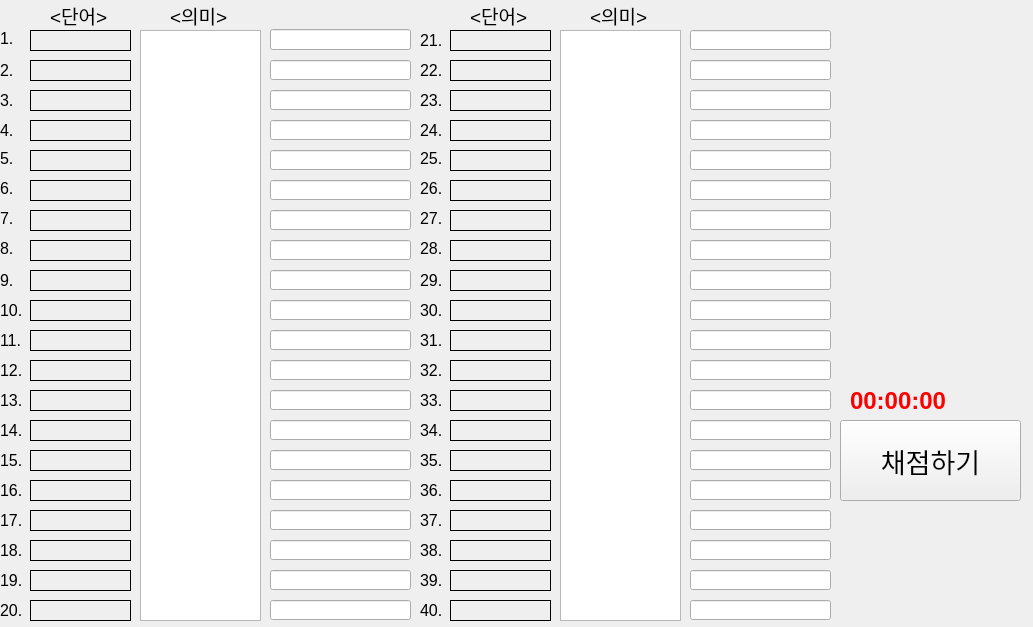
<?xml version="1.0" encoding="UTF-8"?>
<ui version="4.0">
 <class>Form</class>
 <widget class="QWidget" name="Form">
  <property name="geometry">
   <rect>
    <x>0</x>
    <y>0</y>
    <width>1033</width>
    <height>627</height>
   </rect>
  </property>
  <property name="windowTitle">
   <string>Form</string>
  </property>
  <widget class="QListWidget" name="meaning_ilst_1">
   <property name="geometry">
    <rect>
     <x>140</x>
     <y>30</y>
     <width>121</width>
     <height>591</height>
    </rect>
   </property>
   <property name="font">
    <font>
     <pointsize>10</pointsize>
    </font>
   </property>
  </widget>
  <widget class="QListWidget" name="meaning_ilst_2">
   <property name="geometry">
    <rect>
     <x>560</x>
     <y>30</y>
     <width>121</width>
     <height>591</height>
    </rect>
   </property>
  </widget>
  <widget class="QPushButton" name="pushButton">
   <property name="geometry">
    <rect>
     <x>840</x>
     <y>420</y>
     <width>181</width>
     <height>81</height>
    </rect>
   </property>
   <property name="font">
    <font>
     <pointsize>20</pointsize>
    </font>
   </property>
   <property name="text">
    <string>채점하기</string>
   </property>
  </widget>
  <widget class="QLabel" name="Time_limit">
   <property name="geometry">
    <rect>
     <x>850</x>
     <y>380</y>
     <width>181</width>
     <height>41</height>
    </rect>
   </property>
   <property name="font">
    <font>
     <pointsize>18</pointsize>
     <bold>true</bold>
    </font>
   </property>
   <property name="styleSheet">
    <string notr="true">color: rgb(255, 0, 0);</string>
   </property>
   <property name="text">
    <string>00:00:00</string>
   </property>
  </widget>
  <widget class="QLineEdit" name="kr_answer_1">
   <property name="geometry">
    <rect>
     <x>270</x>
     <y>29</y>
     <width>141</width>
     <height>21</height>
    </rect>
   </property>
  </widget>
  <widget class="QLineEdit" name="kr_answer_2">
   <property name="geometry">
    <rect>
     <x>270</x>
     <y>60</y>
     <width>141</width>
     <height>20</height>
    </rect>
   </property>
  </widget>
  <widget class="QLineEdit" name="kr_answer_3">
   <property name="geometry">
    <rect>
     <x>270</x>
     <y>90</y>
     <width>141</width>
     <height>20</height>
    </rect>
   </property>
  </widget>
  <widget class="QLineEdit" name="kr_answer_4">
   <property name="geometry">
    <rect>
     <x>270</x>
     <y>120</y>
     <width>141</width>
     <height>20</height>
    </rect>
   </property>
  </widget>
  <widget class="QLineEdit" name="kr_answer_5">
   <property name="geometry">
    <rect>
     <x>270</x>
     <y>150</y>
     <width>141</width>
     <height>20</height>
    </rect>
   </property>
  </widget>
  <widget class="QLineEdit" name="kr_answer_6">
   <property name="geometry">
    <rect>
     <x>270</x>
     <y>180</y>
     <width>141</width>
     <height>20</height>
    </rect>
   </property>
  </widget>
  <widget class="QLineEdit" name="kr_answer_7">
   <property name="geometry">
    <rect>
     <x>270</x>
     <y>210</y>
     <width>141</width>
     <height>20</height>
    </rect>
   </property>
  </widget>
  <widget class="QLineEdit" name="kr_answer_8">
   <property name="geometry">
    <rect>
     <x>270</x>
     <y>240</y>
     <width>141</width>
     <height>20</height>
    </rect>
   </property>
  </widget>
  <widget class="QLineEdit" name="kr_answer_9">
   <property name="geometry">
    <rect>
     <x>270</x>
     <y>270</y>
     <width>141</width>
     <height>20</height>
    </rect>
   </property>
  </widget>
  <widget class="QLineEdit" name="kr_answer_10">
   <property name="geometry">
    <rect>
     <x>270</x>
     <y>300</y>
     <width>141</width>
     <height>20</height>
    </rect>
   </property>
  </widget>
  <widget class="QLineEdit" name="kr_answer_11">
   <property name="geometry">
    <rect>
     <x>270</x>
     <y>330</y>
     <width>141</width>
     <height>20</height>
    </rect>
   </property>
  </widget>
  <widget class="QLineEdit" name="kr_answer_12">
   <property name="geometry">
    <rect>
     <x>270</x>
     <y>360</y>
     <width>141</width>
     <height>20</height>
    </rect>
   </property>
  </widget>
  <widget class="QLineEdit" name="kr_answer_13">
   <property name="geometry">
    <rect>
     <x>270</x>
     <y>390</y>
     <width>141</width>
     <height>20</height>
    </rect>
   </property>
  </widget>
  <widget class="QLineEdit" name="kr_answer_14">
   <property name="geometry">
    <rect>
     <x>270</x>
     <y>420</y>
     <width>141</width>
     <height>20</height>
    </rect>
   </property>
  </widget>
  <widget class="QLineEdit" name="kr_answer_15">
   <property name="geometry">
    <rect>
     <x>270</x>
     <y>450</y>
     <width>141</width>
     <height>20</height>
    </rect>
   </property>
  </widget>
  <widget class="QLineEdit" name="kr_answer_16">
   <property name="geometry">
    <rect>
     <x>270</x>
     <y>480</y>
     <width>141</width>
     <height>20</height>
    </rect>
   </property>
  </widget>
  <widget class="QLineEdit" name="kr_answer_17">
   <property name="geometry">
    <rect>
     <x>270</x>
     <y>510</y>
     <width>141</width>
     <height>20</height>
    </rect>
   </property>
  </widget>
  <widget class="QLineEdit" name="kr_answer_18">
   <property name="geometry">
    <rect>
     <x>270</x>
     <y>540</y>
     <width>141</width>
     <height>20</height>
    </rect>
   </property>
  </widget>
  <widget class="QLineEdit" name="kr_answer_19">
   <property name="geometry">
    <rect>
     <x>270</x>
     <y>570</y>
     <width>141</width>
     <height>20</height>
    </rect>
   </property>
  </widget>
  <widget class="QLineEdit" name="kr_answer_20">
   <property name="geometry">
    <rect>
     <x>270</x>
     <y>600</y>
     <width>141</width>
     <height>20</height>
    </rect>
   </property>
  </widget>
  <widget class="QLineEdit" name="kr_answer_21">
   <property name="geometry">
    <rect>
     <x>690</x>
     <y>30</y>
     <width>141</width>
     <height>20</height>
    </rect>
   </property>
  </widget>
  <widget class="QLineEdit" name="kr_answer_22">
   <property name="geometry">
    <rect>
     <x>690</x>
     <y>60</y>
     <width>141</width>
     <height>20</height>
    </rect>
   </property>
  </widget>
  <widget class="QLineEdit" name="kr_answer_23">
   <property name="geometry">
    <rect>
     <x>690</x>
     <y>90</y>
     <width>141</width>
     <height>20</height>
    </rect>
   </property>
  </widget>
  <widget class="QLineEdit" name="kr_answer_24">
   <property name="geometry">
    <rect>
     <x>690</x>
     <y>120</y>
     <width>141</width>
     <height>20</height>
    </rect>
   </property>
  </widget>
  <widget class="QLineEdit" name="kr_answer_25">
   <property name="geometry">
    <rect>
     <x>690</x>
     <y>150</y>
     <width>141</width>
     <height>20</height>
    </rect>
   </property>
  </widget>
  <widget class="QLineEdit" name="kr_answer_26">
   <property name="geometry">
    <rect>
     <x>690</x>
     <y>180</y>
     <width>141</width>
     <height>20</height>
    </rect>
   </property>
  </widget>
  <widget class="QLineEdit" name="kr_answer_27">
   <property name="geometry">
    <rect>
     <x>690</x>
     <y>210</y>
     <width>141</width>
     <height>20</height>
    </rect>
   </property>
  </widget>
  <widget class="QLineEdit" name="kr_answer_28">
   <property name="geometry">
    <rect>
     <x>690</x>
     <y>240</y>
     <width>141</width>
     <height>20</height>
    </rect>
   </property>
  </widget>
  <widget class="QLineEdit" name="kr_answer_29">
   <property name="geometry">
    <rect>
     <x>690</x>
     <y>270</y>
     <width>141</width>
     <height>20</height>
    </rect>
   </property>
  </widget>
  <widget class="QLineEdit" name="kr_answer_30">
   <property name="geometry">
    <rect>
     <x>690</x>
     <y>300</y>
     <width>141</width>
     <height>20</height>
    </rect>
   </property>
  </widget>
  <widget class="QLineEdit" name="kr_answer_31">
   <property name="geometry">
    <rect>
     <x>690</x>
     <y>330</y>
     <width>141</width>
     <height>20</height>
    </rect>
   </property>
  </widget>
  <widget class="QLineEdit" name="kr_answer_32">
   <property name="geometry">
    <rect>
     <x>690</x>
     <y>360</y>
     <width>141</width>
     <height>20</height>
    </rect>
   </property>
  </widget>
  <widget class="QLineEdit" name="kr_answer_33">
   <property name="geometry">
    <rect>
     <x>690</x>
     <y>390</y>
     <width>141</width>
     <height>20</height>
    </rect>
   </property>
  </widget>
  <widget class="QLineEdit" name="kr_answer_34">
   <property name="geometry">
    <rect>
     <x>690</x>
     <y>420</y>
     <width>141</width>
     <height>20</height>
    </rect>
   </property>
  </widget>
  <widget class="QLineEdit" name="kr_answer_35">
   <property name="geometry">
    <rect>
     <x>690</x>
     <y>450</y>
     <width>141</width>
     <height>20</height>
    </rect>
   </property>
  </widget>
  <widget class="QLineEdit" name="kr_answer_36">
   <property name="geometry">
    <rect>
     <x>690</x>
     <y>480</y>
     <width>141</width>
     <height>20</height>
    </rect>
   </property>
  </widget>
  <widget class="QLineEdit" name="kr_answer_37">
   <property name="geometry">
    <rect>
     <x>690</x>
     <y>510</y>
     <width>141</width>
     <height>20</height>
    </rect>
   </property>
  </widget>
  <widget class="QLineEdit" name="kr_answer_38">
   <property name="geometry">
    <rect>
     <x>690</x>
     <y>540</y>
     <width>141</width>
     <height>20</height>
    </rect>
   </property>
  </widget>
  <widget class="QLineEdit" name="kr_answer_39">
   <property name="geometry">
    <rect>
     <x>690</x>
     <y>570</y>
     <width>141</width>
     <height>20</height>
    </rect>
   </property>
  </widget>
  <widget class="QLineEdit" name="kr_answer_40">
   <property name="geometry">
    <rect>
     <x>690</x>
     <y>600</y>
     <width>141</width>
     <height>20</height>
    </rect>
   </property>
  </widget>
  <widget class="QLabel" name="label">
   <property name="geometry">
    <rect>
     <x>50</x>
     <y>0</y>
     <width>61</width>
     <height>31</height>
    </rect>
   </property>
   <property name="font">
    <font>
     <pointsize>14</pointsize>
    </font>
   </property>
   <property name="text">
    <string>&lt;단어&gt;</string>
   </property>
  </widget>
  <widget class="QLabel" name="label_2">
   <property name="geometry">
    <rect>
     <x>170</x>
     <y>0</y>
     <width>61</width>
     <height>31</height>
    </rect>
   </property>
   <property name="font">
    <font>
     <pointsize>14</pointsize>
    </font>
   </property>
   <property name="text">
    <string>&lt;의미&gt;</string>
   </property>
  </widget>
  <widget class="QLabel" name="label_3">
   <property name="geometry">
    <rect>
     <x>590</x>
     <y>0</y>
     <width>61</width>
     <height>31</height>
    </rect>
   </property>
   <property name="font">
    <font>
     <pointsize>14</pointsize>
    </font>
   </property>
   <property name="text">
    <string>&lt;의미&gt;</string>
   </property>
  </widget>
  <widget class="QLabel" name="label_4">
   <property name="geometry">
    <rect>
     <x>470</x>
     <y>0</y>
     <width>61</width>
     <height>31</height>
    </rect>
   </property>
   <property name="font">
    <font>
     <pointsize>14</pointsize>
    </font>
   </property>
   <property name="text">
    <string>&lt;단어&gt;</string>
   </property>
  </widget>
  <widget class="QLabel" name="Word_11">
   <property name="geometry">
    <rect>
     <x>30</x>
     <y>330</y>
     <width>101</width>
     <height>21</height>
    </rect>
   </property>
   <property name="font">
    <font>
     <pointsize>12</pointsize>
    </font>
   </property>
   <property name="styleSheet">
    <string notr="true">QLabel {
    border: 1px solid black;
}
</string>
   </property>
   <property name="text">
    <string/>
   </property>
  </widget>
  <widget class="QLabel" name="Word_14">
   <property name="geometry">
    <rect>
     <x>30</x>
     <y>420</y>
     <width>101</width>
     <height>21</height>
    </rect>
   </property>
   <property name="font">
    <font>
     <pointsize>12</pointsize>
    </font>
   </property>
   <property name="styleSheet">
    <string notr="true">QLabel {
    border: 1px solid black;
}
</string>
   </property>
   <property name="text">
    <string/>
   </property>
  </widget>
  <widget class="QLabel" name="Word_18">
   <property name="geometry">
    <rect>
     <x>30</x>
     <y>540</y>
     <width>101</width>
     <height>21</height>
    </rect>
   </property>
   <property name="font">
    <font>
     <pointsize>12</pointsize>
    </font>
   </property>
   <property name="styleSheet">
    <string notr="true">QLabel {
    border: 1px solid black;
}
</string>
   </property>
   <property name="text">
    <string/>
   </property>
  </widget>
  <widget class="QLabel" name="Word_3">
   <property name="geometry">
    <rect>
     <x>30</x>
     <y>90</y>
     <width>101</width>
     <height>21</height>
    </rect>
   </property>
   <property name="font">
    <font>
     <pointsize>12</pointsize>
    </font>
   </property>
   <property name="styleSheet">
    <string notr="true">QLabel {
    border: 1px solid black;
}
</string>
   </property>
   <property name="text">
    <string/>
   </property>
  </widget>
  <widget class="QLabel" name="Word_5">
   <property name="geometry">
    <rect>
     <x>30</x>
     <y>150</y>
     <width>101</width>
     <height>21</height>
    </rect>
   </property>
   <property name="font">
    <font>
     <pointsize>12</pointsize>
    </font>
   </property>
   <property name="styleSheet">
    <string notr="true">QLabel {
    border: 1px solid black;
}
</string>
   </property>
   <property name="text">
    <string/>
   </property>
  </widget>
  <widget class="QLabel" name="Word_20">
   <property name="geometry">
    <rect>
     <x>30</x>
     <y>600</y>
     <width>101</width>
     <height>21</height>
    </rect>
   </property>
   <property name="font">
    <font>
     <pointsize>12</pointsize>
    </font>
   </property>
   <property name="styleSheet">
    <string notr="true">QLabel {
    border: 1px solid black;
}
</string>
   </property>
   <property name="text">
    <string/>
   </property>
  </widget>
  <widget class="QLabel" name="Word_2">
   <property name="geometry">
    <rect>
     <x>30</x>
     <y>60</y>
     <width>101</width>
     <height>21</height>
    </rect>
   </property>
   <property name="font">
    <font>
     <pointsize>12</pointsize>
    </font>
   </property>
   <property name="styleSheet">
    <string notr="true">QLabel {
    border: 1px solid black;
}
</string>
   </property>
   <property name="text">
    <string/>
   </property>
  </widget>
  <widget class="QLabel" name="Word_16">
   <property name="geometry">
    <rect>
     <x>30</x>
     <y>480</y>
     <width>101</width>
     <height>21</height>
    </rect>
   </property>
   <property name="font">
    <font>
     <pointsize>12</pointsize>
    </font>
   </property>
   <property name="styleSheet">
    <string notr="true">QLabel {
    border: 1px solid black;
}
</string>
   </property>
   <property name="text">
    <string/>
   </property>
  </widget>
  <widget class="QLabel" name="Word_17">
   <property name="geometry">
    <rect>
     <x>30</x>
     <y>510</y>
     <width>101</width>
     <height>21</height>
    </rect>
   </property>
   <property name="font">
    <font>
     <pointsize>12</pointsize>
    </font>
   </property>
   <property name="styleSheet">
    <string notr="true">QLabel {
    border: 1px solid black;
}
</string>
   </property>
   <property name="text">
    <string/>
   </property>
  </widget>
  <widget class="QLabel" name="Word_12">
   <property name="geometry">
    <rect>
     <x>30</x>
     <y>360</y>
     <width>101</width>
     <height>21</height>
    </rect>
   </property>
   <property name="font">
    <font>
     <pointsize>12</pointsize>
    </font>
   </property>
   <property name="styleSheet">
    <string notr="true">QLabel {
    border: 1px solid black;
}
</string>
   </property>
   <property name="text">
    <string/>
   </property>
  </widget>
  <widget class="QLabel" name="Word_4">
   <property name="geometry">
    <rect>
     <x>30</x>
     <y>120</y>
     <width>101</width>
     <height>21</height>
    </rect>
   </property>
   <property name="font">
    <font>
     <pointsize>12</pointsize>
    </font>
   </property>
   <property name="styleSheet">
    <string notr="true">QLabel {
    border: 1px solid black;
}
</string>
   </property>
   <property name="text">
    <string/>
   </property>
  </widget>
  <widget class="QLabel" name="Word_9">
   <property name="geometry">
    <rect>
     <x>30</x>
     <y>270</y>
     <width>101</width>
     <height>21</height>
    </rect>
   </property>
   <property name="font">
    <font>
     <pointsize>12</pointsize>
    </font>
   </property>
   <property name="styleSheet">
    <string notr="true">QLabel {
    border: 1px solid black;
}
</string>
   </property>
   <property name="text">
    <string/>
   </property>
  </widget>
  <widget class="QLabel" name="Word_1">
   <property name="geometry">
    <rect>
     <x>30</x>
     <y>30</y>
     <width>101</width>
     <height>21</height>
    </rect>
   </property>
   <property name="font">
    <font>
     <pointsize>12</pointsize>
    </font>
   </property>
   <property name="styleSheet">
    <string notr="true">QLabel {
    border: 1px solid black;
}
</string>
   </property>
   <property name="text">
    <string/>
   </property>
  </widget>
  <widget class="QLabel" name="Word_13">
   <property name="geometry">
    <rect>
     <x>30</x>
     <y>390</y>
     <width>101</width>
     <height>21</height>
    </rect>
   </property>
   <property name="font">
    <font>
     <pointsize>12</pointsize>
    </font>
   </property>
   <property name="styleSheet">
    <string notr="true">QLabel {
    border: 1px solid black;
}
</string>
   </property>
   <property name="text">
    <string/>
   </property>
  </widget>
  <widget class="QLabel" name="Word_8">
   <property name="geometry">
    <rect>
     <x>30</x>
     <y>240</y>
     <width>101</width>
     <height>21</height>
    </rect>
   </property>
   <property name="font">
    <font>
     <pointsize>12</pointsize>
    </font>
   </property>
   <property name="styleSheet">
    <string notr="true">QLabel {
    border: 1px solid black;
}
</string>
   </property>
   <property name="text">
    <string/>
   </property>
  </widget>
  <widget class="QLabel" name="Word_15">
   <property name="geometry">
    <rect>
     <x>30</x>
     <y>450</y>
     <width>101</width>
     <height>21</height>
    </rect>
   </property>
   <property name="font">
    <font>
     <pointsize>12</pointsize>
    </font>
   </property>
   <property name="styleSheet">
    <string notr="true">QLabel {
    border: 1px solid black;
}
</string>
   </property>
   <property name="text">
    <string/>
   </property>
  </widget>
  <widget class="QLabel" name="Word_7">
   <property name="geometry">
    <rect>
     <x>30</x>
     <y>210</y>
     <width>101</width>
     <height>21</height>
    </rect>
   </property>
   <property name="font">
    <font>
     <pointsize>12</pointsize>
    </font>
   </property>
   <property name="styleSheet">
    <string notr="true">QLabel {
    border: 1px solid black;
}
</string>
   </property>
   <property name="text">
    <string/>
   </property>
  </widget>
  <widget class="QLabel" name="Word_19">
   <property name="geometry">
    <rect>
     <x>30</x>
     <y>570</y>
     <width>101</width>
     <height>21</height>
    </rect>
   </property>
   <property name="font">
    <font>
     <pointsize>12</pointsize>
    </font>
   </property>
   <property name="styleSheet">
    <string notr="true">QLabel {
    border: 1px solid black;
}
</string>
   </property>
   <property name="text">
    <string/>
   </property>
  </widget>
  <widget class="QLabel" name="Word_6">
   <property name="geometry">
    <rect>
     <x>30</x>
     <y>180</y>
     <width>101</width>
     <height>21</height>
    </rect>
   </property>
   <property name="font">
    <font>
     <pointsize>12</pointsize>
    </font>
   </property>
   <property name="styleSheet">
    <string notr="true">QLabel {
    border: 1px solid black;
}
</string>
   </property>
   <property name="text">
    <string/>
   </property>
  </widget>
  <widget class="QLabel" name="Word_10">
   <property name="geometry">
    <rect>
     <x>30</x>
     <y>300</y>
     <width>101</width>
     <height>21</height>
    </rect>
   </property>
   <property name="font">
    <font>
     <pointsize>12</pointsize>
    </font>
   </property>
   <property name="styleSheet">
    <string notr="true">QLabel {
    border: 1px solid black;
}
</string>
   </property>
   <property name="text">
    <string/>
   </property>
  </widget>
  <widget class="QLabel" name="Word_28">
   <property name="geometry">
    <rect>
     <x>450</x>
     <y>240</y>
     <width>101</width>
     <height>21</height>
    </rect>
   </property>
   <property name="font">
    <font>
     <pointsize>12</pointsize>
    </font>
   </property>
   <property name="styleSheet">
    <string notr="true">QLabel {
    border: 1px solid black;
}
</string>
   </property>
   <property name="text">
    <string/>
   </property>
  </widget>
  <widget class="QLabel" name="Word_22">
   <property name="geometry">
    <rect>
     <x>450</x>
     <y>60</y>
     <width>101</width>
     <height>21</height>
    </rect>
   </property>
   <property name="font">
    <font>
     <pointsize>12</pointsize>
    </font>
   </property>
   <property name="styleSheet">
    <string notr="true">QLabel {
    border: 1px solid black;
}
</string>
   </property>
   <property name="text">
    <string/>
   </property>
  </widget>
  <widget class="QLabel" name="Word_40">
   <property name="geometry">
    <rect>
     <x>450</x>
     <y>600</y>
     <width>101</width>
     <height>21</height>
    </rect>
   </property>
   <property name="font">
    <font>
     <pointsize>12</pointsize>
    </font>
   </property>
   <property name="styleSheet">
    <string notr="true">QLabel {
    border: 1px solid black;
}
</string>
   </property>
   <property name="text">
    <string/>
   </property>
  </widget>
  <widget class="QLabel" name="Word_23">
   <property name="geometry">
    <rect>
     <x>450</x>
     <y>90</y>
     <width>101</width>
     <height>21</height>
    </rect>
   </property>
   <property name="font">
    <font>
     <pointsize>12</pointsize>
    </font>
   </property>
   <property name="styleSheet">
    <string notr="true">QLabel {
    border: 1px solid black;
}
</string>
   </property>
   <property name="text">
    <string/>
   </property>
  </widget>
  <widget class="QLabel" name="Word_36">
   <property name="geometry">
    <rect>
     <x>450</x>
     <y>480</y>
     <width>101</width>
     <height>21</height>
    </rect>
   </property>
   <property name="font">
    <font>
     <pointsize>12</pointsize>
    </font>
   </property>
   <property name="styleSheet">
    <string notr="true">QLabel {
    border: 1px solid black;
}
</string>
   </property>
   <property name="text">
    <string/>
   </property>
  </widget>
  <widget class="QLabel" name="Word_26">
   <property name="geometry">
    <rect>
     <x>450</x>
     <y>180</y>
     <width>101</width>
     <height>21</height>
    </rect>
   </property>
   <property name="font">
    <font>
     <pointsize>12</pointsize>
    </font>
   </property>
   <property name="styleSheet">
    <string notr="true">QLabel {
    border: 1px solid black;
}
</string>
   </property>
   <property name="text">
    <string/>
   </property>
  </widget>
  <widget class="QLabel" name="Word_34">
   <property name="geometry">
    <rect>
     <x>450</x>
     <y>420</y>
     <width>101</width>
     <height>21</height>
    </rect>
   </property>
   <property name="font">
    <font>
     <pointsize>12</pointsize>
    </font>
   </property>
   <property name="styleSheet">
    <string notr="true">QLabel {
    border: 1px solid black;
}
</string>
   </property>
   <property name="text">
    <string/>
   </property>
  </widget>
  <widget class="QLabel" name="Word_31">
   <property name="geometry">
    <rect>
     <x>450</x>
     <y>330</y>
     <width>101</width>
     <height>21</height>
    </rect>
   </property>
   <property name="font">
    <font>
     <pointsize>12</pointsize>
    </font>
   </property>
   <property name="styleSheet">
    <string notr="true">QLabel {
    border: 1px solid black;
}
</string>
   </property>
   <property name="text">
    <string/>
   </property>
  </widget>
  <widget class="QLabel" name="Word_27">
   <property name="geometry">
    <rect>
     <x>450</x>
     <y>210</y>
     <width>101</width>
     <height>21</height>
    </rect>
   </property>
   <property name="font">
    <font>
     <pointsize>12</pointsize>
    </font>
   </property>
   <property name="styleSheet">
    <string notr="true">QLabel {
    border: 1px solid black;
}
</string>
   </property>
   <property name="text">
    <string/>
   </property>
  </widget>
  <widget class="QLabel" name="Word_39">
   <property name="geometry">
    <rect>
     <x>450</x>
     <y>570</y>
     <width>101</width>
     <height>21</height>
    </rect>
   </property>
   <property name="font">
    <font>
     <pointsize>12</pointsize>
    </font>
   </property>
   <property name="styleSheet">
    <string notr="true">QLabel {
    border: 1px solid black;
}
</string>
   </property>
   <property name="text">
    <string/>
   </property>
  </widget>
  <widget class="QLabel" name="Word_24">
   <property name="geometry">
    <rect>
     <x>450</x>
     <y>120</y>
     <width>101</width>
     <height>21</height>
    </rect>
   </property>
   <property name="font">
    <font>
     <pointsize>12</pointsize>
    </font>
   </property>
   <property name="styleSheet">
    <string notr="true">QLabel {
    border: 1px solid black;
}
</string>
   </property>
   <property name="text">
    <string/>
   </property>
  </widget>
  <widget class="QLabel" name="Word_29">
   <property name="geometry">
    <rect>
     <x>450</x>
     <y>270</y>
     <width>101</width>
     <height>21</height>
    </rect>
   </property>
   <property name="font">
    <font>
     <pointsize>12</pointsize>
    </font>
   </property>
   <property name="styleSheet">
    <string notr="true">QLabel {
    border: 1px solid black;
}
</string>
   </property>
   <property name="text">
    <string/>
   </property>
  </widget>
  <widget class="QLabel" name="Word_38">
   <property name="geometry">
    <rect>
     <x>450</x>
     <y>540</y>
     <width>101</width>
     <height>21</height>
    </rect>
   </property>
   <property name="font">
    <font>
     <pointsize>12</pointsize>
    </font>
   </property>
   <property name="styleSheet">
    <string notr="true">QLabel {
    border: 1px solid black;
}
</string>
   </property>
   <property name="text">
    <string/>
   </property>
  </widget>
  <widget class="QLabel" name="Word_32">
   <property name="geometry">
    <rect>
     <x>450</x>
     <y>360</y>
     <width>101</width>
     <height>21</height>
    </rect>
   </property>
   <property name="font">
    <font>
     <pointsize>12</pointsize>
    </font>
   </property>
   <property name="styleSheet">
    <string notr="true">QLabel {
    border: 1px solid black;
}
</string>
   </property>
   <property name="text">
    <string/>
   </property>
  </widget>
  <widget class="QLabel" name="Word_30">
   <property name="geometry">
    <rect>
     <x>450</x>
     <y>300</y>
     <width>101</width>
     <height>21</height>
    </rect>
   </property>
   <property name="font">
    <font>
     <pointsize>12</pointsize>
    </font>
   </property>
   <property name="styleSheet">
    <string notr="true">QLabel {
    border: 1px solid black;
}
</string>
   </property>
   <property name="text">
    <string/>
   </property>
  </widget>
  <widget class="QLabel" name="Word_37">
   <property name="geometry">
    <rect>
     <x>450</x>
     <y>510</y>
     <width>101</width>
     <height>21</height>
    </rect>
   </property>
   <property name="font">
    <font>
     <pointsize>12</pointsize>
    </font>
   </property>
   <property name="styleSheet">
    <string notr="true">QLabel {
    border: 1px solid black;
}
</string>
   </property>
   <property name="text">
    <string/>
   </property>
  </widget>
  <widget class="QLabel" name="Word_35">
   <property name="geometry">
    <rect>
     <x>450</x>
     <y>450</y>
     <width>101</width>
     <height>21</height>
    </rect>
   </property>
   <property name="font">
    <font>
     <pointsize>12</pointsize>
    </font>
   </property>
   <property name="styleSheet">
    <string notr="true">QLabel {
    border: 1px solid black;
}
</string>
   </property>
   <property name="text">
    <string/>
   </property>
  </widget>
  <widget class="QLabel" name="Word_21">
   <property name="geometry">
    <rect>
     <x>450</x>
     <y>30</y>
     <width>101</width>
     <height>21</height>
    </rect>
   </property>
   <property name="font">
    <font>
     <pointsize>12</pointsize>
    </font>
   </property>
   <property name="styleSheet">
    <string notr="true">QLabel {
    border: 1px solid black;
}
</string>
   </property>
   <property name="text">
    <string/>
   </property>
  </widget>
  <widget class="QLabel" name="Word_25">
   <property name="geometry">
    <rect>
     <x>450</x>
     <y>150</y>
     <width>101</width>
     <height>21</height>
    </rect>
   </property>
   <property name="font">
    <font>
     <pointsize>12</pointsize>
    </font>
   </property>
   <property name="styleSheet">
    <string notr="true">QLabel {
    border: 1px solid black;
}
</string>
   </property>
   <property name="text">
    <string/>
   </property>
  </widget>
  <widget class="QLabel" name="Word_33">
   <property name="geometry">
    <rect>
     <x>450</x>
     <y>390</y>
     <width>101</width>
     <height>21</height>
    </rect>
   </property>
   <property name="font">
    <font>
     <pointsize>12</pointsize>
    </font>
   </property>
   <property name="styleSheet">
    <string notr="true">QLabel {
    border: 1px solid black;
}
</string>
   </property>
   <property name="text">
    <string/>
   </property>
  </widget>
  <widget class="QLabel" name="label_16">
   <property name="geometry">
    <rect>
     <x>0</x>
     <y>450</y>
     <width>31</width>
     <height>21</height>
    </rect>
   </property>
   <property name="font">
    <font>
     <pointsize>12</pointsize>
    </font>
   </property>
   <property name="text">
    <string>15.</string>
   </property>
  </widget>
  <widget class="QLabel" name="label_6">
   <property name="geometry">
    <rect>
     <x>0</x>
     <y>180</y>
     <width>31</width>
     <height>16</height>
    </rect>
   </property>
   <property name="font">
    <font>
     <pointsize>12</pointsize>
    </font>
   </property>
   <property name="text">
    <string>6.</string>
   </property>
  </widget>
  <widget class="QLabel" name="label_5">
   <property name="geometry">
    <rect>
     <x>0</x>
     <y>120</y>
     <width>31</width>
     <height>21</height>
    </rect>
   </property>
   <property name="font">
    <font>
     <pointsize>12</pointsize>
    </font>
   </property>
   <property name="text">
    <string>4.</string>
   </property>
  </widget>
  <widget class="QLabel" name="label_15">
   <property name="geometry">
    <rect>
     <x>0</x>
     <y>480</y>
     <width>31</width>
     <height>21</height>
    </rect>
   </property>
   <property name="font">
    <font>
     <pointsize>12</pointsize>
    </font>
   </property>
   <property name="text">
    <string>16.</string>
   </property>
  </widget>
  <widget class="QLabel" name="label_18">
   <property name="geometry">
    <rect>
     <x>0</x>
     <y>540</y>
     <width>31</width>
     <height>21</height>
    </rect>
   </property>
   <property name="font">
    <font>
     <pointsize>12</pointsize>
    </font>
   </property>
   <property name="text">
    <string>18.</string>
   </property>
  </widget>
  <widget class="QLabel" name="label_13">
   <property name="geometry">
    <rect>
     <x>0</x>
     <y>390</y>
     <width>31</width>
     <height>21</height>
    </rect>
   </property>
   <property name="font">
    <font>
     <pointsize>12</pointsize>
    </font>
   </property>
   <property name="text">
    <string>13.</string>
   </property>
  </widget>
  <widget class="QLabel" name="label_7">
   <property name="geometry">
    <rect>
     <x>0</x>
     <y>30</y>
     <width>31</width>
     <height>16</height>
    </rect>
   </property>
   <property name="font">
    <font>
     <pointsize>12</pointsize>
    </font>
   </property>
   <property name="text">
    <string>1.</string>
   </property>
  </widget>
  <widget class="QLabel" name="label_20">
   <property name="geometry">
    <rect>
     <x>0</x>
     <y>600</y>
     <width>31</width>
     <height>21</height>
    </rect>
   </property>
   <property name="font">
    <font>
     <pointsize>12</pointsize>
    </font>
   </property>
   <property name="text">
    <string>20.</string>
   </property>
  </widget>
  <widget class="QLabel" name="label_8">
   <property name="geometry">
    <rect>
     <x>0</x>
     <y>150</y>
     <width>31</width>
     <height>16</height>
    </rect>
   </property>
   <property name="font">
    <font>
     <pointsize>12</pointsize>
    </font>
   </property>
   <property name="text">
    <string>5.</string>
   </property>
  </widget>
  <widget class="QLabel" name="label_9">
   <property name="geometry">
    <rect>
     <x>0</x>
     <y>90</y>
     <width>31</width>
     <height>21</height>
    </rect>
   </property>
   <property name="font">
    <font>
     <pointsize>12</pointsize>
    </font>
   </property>
   <property name="text">
    <string>3.</string>
   </property>
  </widget>
  <widget class="QLabel" name="label_10">
   <property name="geometry">
    <rect>
     <x>0</x>
     <y>210</y>
     <width>31</width>
     <height>16</height>
    </rect>
   </property>
   <property name="font">
    <font>
     <pointsize>12</pointsize>
    </font>
   </property>
   <property name="text">
    <string>7.</string>
   </property>
  </widget>
  <widget class="QLabel" name="label_11">
   <property name="geometry">
    <rect>
     <x>0</x>
     <y>60</y>
     <width>31</width>
     <height>21</height>
    </rect>
   </property>
   <property name="font">
    <font>
     <pointsize>12</pointsize>
    </font>
   </property>
   <property name="text">
    <string>2.</string>
   </property>
  </widget>
  <widget class="QLabel" name="label_19">
   <property name="geometry">
    <rect>
     <x>0</x>
     <y>570</y>
     <width>31</width>
     <height>21</height>
    </rect>
   </property>
   <property name="font">
    <font>
     <pointsize>12</pointsize>
    </font>
   </property>
   <property name="text">
    <string>19.</string>
   </property>
  </widget>
  <widget class="QLabel" name="label_12">
   <property name="geometry">
    <rect>
     <x>0</x>
     <y>270</y>
     <width>31</width>
     <height>21</height>
    </rect>
   </property>
   <property name="font">
    <font>
     <pointsize>12</pointsize>
    </font>
   </property>
   <property name="text">
    <string>9.</string>
   </property>
  </widget>
  <widget class="QLabel" name="label_14">
   <property name="geometry">
    <rect>
     <x>0</x>
     <y>330</y>
     <width>31</width>
     <height>21</height>
    </rect>
   </property>
   <property name="font">
    <font>
     <pointsize>12</pointsize>
    </font>
   </property>
   <property name="text">
    <string>11.</string>
   </property>
  </widget>
  <widget class="QLabel" name="label_17">
   <property name="geometry">
    <rect>
     <x>0</x>
     <y>360</y>
     <width>31</width>
     <height>21</height>
    </rect>
   </property>
   <property name="font">
    <font>
     <pointsize>12</pointsize>
    </font>
   </property>
   <property name="text">
    <string>12.</string>
   </property>
  </widget>
  <widget class="QLabel" name="label_21">
   <property name="geometry">
    <rect>
     <x>0</x>
     <y>300</y>
     <width>31</width>
     <height>21</height>
    </rect>
   </property>
   <property name="font">
    <font>
     <pointsize>12</pointsize>
    </font>
   </property>
   <property name="text">
    <string>10.</string>
   </property>
  </widget>
  <widget class="QLabel" name="label_22">
   <property name="geometry">
    <rect>
     <x>0</x>
     <y>510</y>
     <width>31</width>
     <height>21</height>
    </rect>
   </property>
   <property name="font">
    <font>
     <pointsize>12</pointsize>
    </font>
   </property>
   <property name="text">
    <string>17.</string>
   </property>
  </widget>
  <widget class="QLabel" name="label_23">
   <property name="geometry">
    <rect>
     <x>0</x>
     <y>420</y>
     <width>31</width>
     <height>21</height>
    </rect>
   </property>
   <property name="font">
    <font>
     <pointsize>12</pointsize>
    </font>
   </property>
   <property name="text">
    <string>14.</string>
   </property>
  </widget>
  <widget class="QLabel" name="label_24">
   <property name="geometry">
    <rect>
     <x>0</x>
     <y>240</y>
     <width>31</width>
     <height>16</height>
    </rect>
   </property>
   <property name="font">
    <font>
     <pointsize>12</pointsize>
    </font>
   </property>
   <property name="text">
    <string>8.</string>
   </property>
  </widget>
  <widget class="QLabel" name="label_28">
   <property name="geometry">
    <rect>
     <x>420</x>
     <y>90</y>
     <width>31</width>
     <height>21</height>
    </rect>
   </property>
   <property name="font">
    <font>
     <pointsize>12</pointsize>
    </font>
   </property>
   <property name="text">
    <string>23.</string>
   </property>
  </widget>
  <widget class="QLabel" name="label_31">
   <property name="geometry">
    <rect>
     <x>420</x>
     <y>120</y>
     <width>31</width>
     <height>21</height>
    </rect>
   </property>
   <property name="font">
    <font>
     <pointsize>12</pointsize>
    </font>
   </property>
   <property name="text">
    <string>24.</string>
   </property>
  </widget>
  <widget class="QLabel" name="label_36">
   <property name="geometry">
    <rect>
     <x>420</x>
     <y>390</y>
     <width>31</width>
     <height>21</height>
    </rect>
   </property>
   <property name="font">
    <font>
     <pointsize>12</pointsize>
    </font>
   </property>
   <property name="text">
    <string>33.</string>
   </property>
  </widget>
  <widget class="QLabel" name="label_25">
   <property name="geometry">
    <rect>
     <x>420</x>
     <y>480</y>
     <width>31</width>
     <height>21</height>
    </rect>
   </property>
   <property name="font">
    <font>
     <pointsize>12</pointsize>
    </font>
   </property>
   <property name="text">
    <string>36.</string>
   </property>
  </widget>
  <widget class="QLabel" name="label_30">
   <property name="geometry">
    <rect>
     <x>420</x>
     <y>150</y>
     <width>31</width>
     <height>16</height>
    </rect>
   </property>
   <property name="font">
    <font>
     <pointsize>12</pointsize>
    </font>
   </property>
   <property name="text">
    <string>25.</string>
   </property>
  </widget>
  <widget class="QLabel" name="label_33">
   <property name="geometry">
    <rect>
     <x>420</x>
     <y>30</y>
     <width>31</width>
     <height>21</height>
    </rect>
   </property>
   <property name="font">
    <font>
     <pointsize>12</pointsize>
    </font>
   </property>
   <property name="text">
    <string>21.</string>
   </property>
  </widget>
  <widget class="QLabel" name="label_34">
   <property name="geometry">
    <rect>
     <x>420</x>
     <y>360</y>
     <width>31</width>
     <height>21</height>
    </rect>
   </property>
   <property name="font">
    <font>
     <pointsize>12</pointsize>
    </font>
   </property>
   <property name="text">
    <string>32.</string>
   </property>
  </widget>
  <widget class="QLabel" name="label_27">
   <property name="geometry">
    <rect>
     <x>420</x>
     <y>180</y>
     <width>31</width>
     <height>16</height>
    </rect>
   </property>
   <property name="font">
    <font>
     <pointsize>12</pointsize>
    </font>
   </property>
   <property name="text">
    <string>26.</string>
   </property>
  </widget>
  <widget class="QLabel" name="label_26">
   <property name="geometry">
    <rect>
     <x>420</x>
     <y>450</y>
     <width>31</width>
     <height>21</height>
    </rect>
   </property>
   <property name="font">
    <font>
     <pointsize>12</pointsize>
    </font>
   </property>
   <property name="text">
    <string>35.</string>
   </property>
  </widget>
  <widget class="QLabel" name="label_35">
   <property name="geometry">
    <rect>
     <x>420</x>
     <y>240</y>
     <width>31</width>
     <height>16</height>
    </rect>
   </property>
   <property name="font">
    <font>
     <pointsize>12</pointsize>
    </font>
   </property>
   <property name="text">
    <string>28.</string>
   </property>
  </widget>
  <widget class="QLabel" name="label_29">
   <property name="geometry">
    <rect>
     <x>420</x>
     <y>300</y>
     <width>31</width>
     <height>21</height>
    </rect>
   </property>
   <property name="font">
    <font>
     <pointsize>12</pointsize>
    </font>
   </property>
   <property name="text">
    <string>30.</string>
   </property>
  </widget>
  <widget class="QLabel" name="label_32">
   <property name="geometry">
    <rect>
     <x>420</x>
     <y>510</y>
     <width>31</width>
     <height>21</height>
    </rect>
   </property>
   <property name="font">
    <font>
     <pointsize>12</pointsize>
    </font>
   </property>
   <property name="text">
    <string>37.</string>
   </property>
  </widget>
  <widget class="QLabel" name="label_37">
   <property name="geometry">
    <rect>
     <x>420</x>
     <y>210</y>
     <width>31</width>
     <height>16</height>
    </rect>
   </property>
   <property name="font">
    <font>
     <pointsize>12</pointsize>
    </font>
   </property>
   <property name="text">
    <string>27.</string>
   </property>
  </widget>
  <widget class="QLabel" name="label_38">
   <property name="geometry">
    <rect>
     <x>420</x>
     <y>540</y>
     <width>31</width>
     <height>21</height>
    </rect>
   </property>
   <property name="font">
    <font>
     <pointsize>12</pointsize>
    </font>
   </property>
   <property name="text">
    <string>38.</string>
   </property>
  </widget>
  <widget class="QLabel" name="label_39">
   <property name="geometry">
    <rect>
     <x>420</x>
     <y>570</y>
     <width>31</width>
     <height>21</height>
    </rect>
   </property>
   <property name="font">
    <font>
     <pointsize>12</pointsize>
    </font>
   </property>
   <property name="text">
    <string>39.</string>
   </property>
  </widget>
  <widget class="QLabel" name="label_40">
   <property name="geometry">
    <rect>
     <x>420</x>
     <y>420</y>
     <width>31</width>
     <height>21</height>
    </rect>
   </property>
   <property name="font">
    <font>
     <pointsize>12</pointsize>
    </font>
   </property>
   <property name="text">
    <string>34.</string>
   </property>
  </widget>
  <widget class="QLabel" name="label_41">
   <property name="geometry">
    <rect>
     <x>420</x>
     <y>330</y>
     <width>31</width>
     <height>21</height>
    </rect>
   </property>
   <property name="font">
    <font>
     <pointsize>12</pointsize>
    </font>
   </property>
   <property name="text">
    <string>31.</string>
   </property>
  </widget>
  <widget class="QLabel" name="label_42">
   <property name="geometry">
    <rect>
     <x>420</x>
     <y>60</y>
     <width>31</width>
     <height>21</height>
    </rect>
   </property>
   <property name="font">
    <font>
     <pointsize>12</pointsize>
    </font>
   </property>
   <property name="text">
    <string>22.</string>
   </property>
  </widget>
  <widget class="QLabel" name="label_43">
   <property name="geometry">
    <rect>
     <x>420</x>
     <y>270</y>
     <width>31</width>
     <height>21</height>
    </rect>
   </property>
   <property name="font">
    <font>
     <pointsize>12</pointsize>
    </font>
   </property>
   <property name="text">
    <string>29.</string>
   </property>
  </widget>
  <widget class="QLabel" name="label_44">
   <property name="geometry">
    <rect>
     <x>420</x>
     <y>600</y>
     <width>31</width>
     <height>21</height>
    </rect>
   </property>
   <property name="font">
    <font>
     <pointsize>12</pointsize>
    </font>
   </property>
   <property name="text">
    <string>40.</string>
   </property>
  </widget>
 </widget>
 <resources/>
 <connections/>
</ui>
